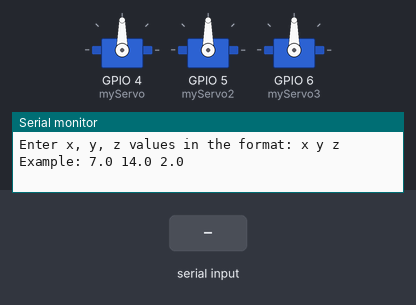
Bench run of a sketch on a simulated ESP32. Parts: 3 × servo, the last lines printed to the serial monitor. Inputs (shaded band) come from the test bench.

Above: at 2.2 s.
2.3 s: "90 45 200\n" received over Serial
At 3.1 s:
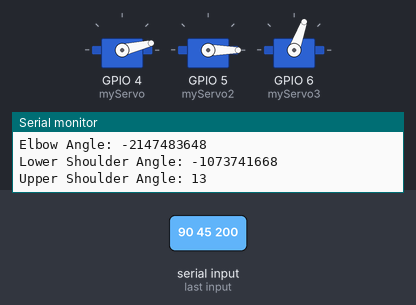
4.0 s: "30 150 10\n" received over Serial
At 4.3 s:
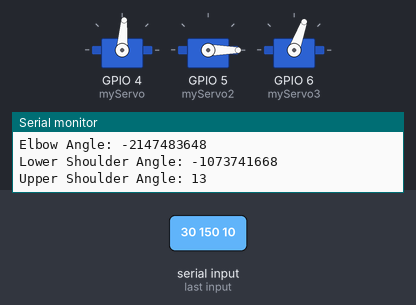
5.5 s: "1 90 45\n" received over Serial
At 6.6 s:
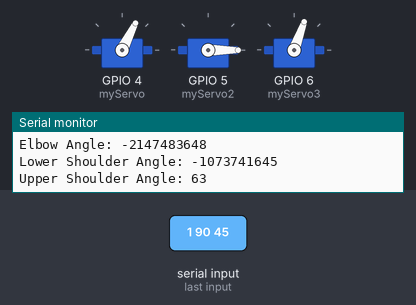
Timing chart, 0 to 8.5 s (numbered marks = the images above; inputs shaded):
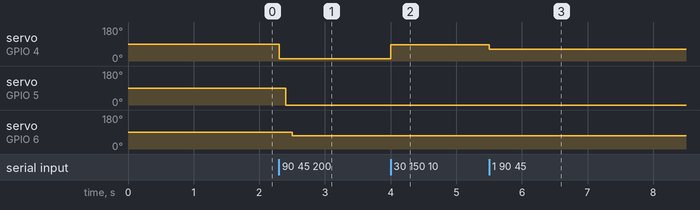

Measured:
- after the input at 2.3 s, servo on GPIO 4 (myServo): 90° → 13° at once; servo on GPIO 5 (myServo2): 90° → 0° after 0.10 s; servo on GPIO 6 (myServo3): 90° → 70° after 0.20 s
- after the input at 4.0 s, servo on GPIO 4 (myServo): 13° → 86° at once
- after the input at 5.5 s, servo on GPIO 4 (myServo): 86° → 63° at once

The sketch:

Kinematics_Updated.ino
```cpp
#include <ESP32Servo.h>

Servo myServo;
Servo myServo2;
Servo myServo3;

float biseplength = 9.59;
float forarmlength = 9.59;
float xinput = 7.0;  // Max is 19.15 if y=0 and z=0
float yinput = 14.0; // Max is 19.15, min is 11 when x=0 and z=0
float zinput = 2.0;  // Max is 19.15 if y=0 and x=0

float x, x1, y, y11, z, z1;
float elboAngleRad, lowSholderAngleRad, xDirectionPlaceHolderRad, zDirectionPlaceHolderRad;
int xDirectionPlaceHolder, zDirectionPlaceHolder;
int lowSholderAngle, elboangle, lowSholderAngleTol, elboangleTol, upersholder;

ESP32PWM pwm;

void setup() {
  Serial.begin(115200);

  ESP32PWM::allocateTimer(0);
  ESP32PWM::allocateTimer(1);
  ESP32PWM::allocateTimer(2);

  myServo.attach(4);
  myServo2.attach(5);
  myServo3.attach(6);
  delay(1000);

  Serial.println("Enter x, y, z values in the format: x y z");
  Serial.println("Example: 7.0 14.0 2.0");
}

void loop()
{
  if (Serial.available() > 0)
  {
    String input = Serial.readStringUntil('\n');
    input.trim(); // Remove trailing newline characters

    // Split input into x, y, z values
    int firstSpace = input.indexOf(' ');
    int secondSpace = input.indexOf(' ', firstSpace + 1);

    if (firstSpace > 0 && secondSpace > firstSpace)
    {
      xinput = input.substring(0, firstSpace).toFloat();
      yinput = input.substring(firstSpace + 1, secondSpace).toFloat();
      zinput = input.substring(secondSpace + 1).toFloat();

      if (validateInputs(xinput, yinput, zinput))
      {
        calculateServoAngles();

        Serial.println("Angles updated:");
        Serial.print("Elbow Angle: "); Serial.println(elboangle);
        Serial.print("Lower Shoulder Angle: "); Serial.println(lowSholderAngleTol + 90);
        Serial.print("Upper Shoulder Angle: "); Serial.println(90 - upersholder);
      }
    }
    else
    {
      Serial.println("Invalid input format. Please use: x y z");
    }
  }
}

bool validateInputs(float x, float y, float z)
{
  bool isValid = true;

  if (y == 0 && z == 0 && x > 19.15)
  {
    Serial.println("Error: x exceeds maximum value of 19.15 when y=0 and z=0.");
    isValid = false;
  }
  if (x == 0 && z == 0 && (y < 11 || y > 19.15))
  {
    Serial.println("Error: y must be between 11 and 19.15 when x=0 and z=0.");
    isValid = false;
  }
  if (y == 0 && x == 0 && z > 19.15)
  {
    Serial.println("Error: z exceeds maximum value of 19.15 when y=0 and x=0.");
    isValid = false;
  }

  if (!isValid)
  {
    Serial.println("Please re-enter valid values.");
  }

  return isValid;
}

void calculateServoAngles()
{
  // Z arm movement
  zDirectionPlaceHolderRad = atan(zinput / yinput);
  zDirectionPlaceHolder = round(zDirectionPlaceHolderRad * (180 / PI));
  upersholder = zDirectionPlaceHolder;
  y = (yinput / cos(zDirectionPlaceHolderRad));

  // X arm movement
  xDirectionPlaceHolderRad = atan(xinput / y);
  xDirectionPlaceHolder = round(xDirectionPlaceHolderRad * (180 / PI));
  y11 = y / cos(xDirectionPlaceHolderRad);

  // Y arm movement
  elboAngleRad = acos((pow(biseplength, 2) + pow(forarmlength, 2) - pow(y11, 2)) / (2 * biseplength * forarmlength));
  elboangle = round(elboAngleRad * (180 / PI));
  lowSholderAngle = (180 - elboangle) / 2;

  // Add the shoulder angles together
  lowSholderAngleTol = lowSholderAngle - xDirectionPlaceHolder;

  // Update servos
  myServo.write(90 - upersholder);
  delay(100);
  myServo2.write(lowSholderAngleTol + 90);
  delay(100);

  if (elboangle >= 70)
  {
    myServo3.write(elboangle);
  }
  else
  {
    myServo3.write(70);
  }

  delay(100);
}
```
